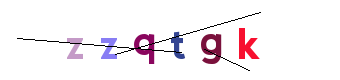
#> input picture zzqtgk-0.png, 340 x 80 px; its folder holds only this picture in this run
$ python -i gabor.py   (imports and definitions only)   (older library calls are emulated)
#> lines starting #> are read from the running program, lines starting #| are printed output that depends on the picture
#> further down, picture is the input picture: shape (80, 340, 3); mean B, G, R 243.4, 239.6, 245.7
import cv2
import numpy as np
import os
import random


def apply_gabor_filter(image, ksize=20, sigma=3.0, theta=0, lambd=1.0, gamma=0.9, psi=0):
    kernel = cv2.getGaborKernel((ksize, ksize), sigma, theta, lambd, gamma, psi, ktype=cv2.CV_32F)
    filtered = cv2.filter2D(image, cv2.CV_8UC3, kernel)
    return filtered


def segment_characters(image):
    # If image is colored, convert to grayscale
    if len(image.shape) == 3:
        gray = cv2.cvtColor(image, cv2.COLOR_BGR2GRAY)
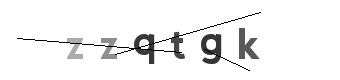
#> gray: shape (80, 340); min 0, max 255, mean 241.9
    else:
        gray = image.copy()

    # Optionally enhance edges with Gabor filter
    filtered = apply_gabor_filter(gray)
#> in apply_gabor_filter, `filtered = cv2.filter2D(image, cv2.CV_8UC3, kernel)`: filtered: shape (80, 340); every value is 255

    # Threshold the image (assuming white text on black background)
    _, binary = cv2.threshold(filtered, 50, 255, cv2.THRESH_BINARY)
    kernel = np.ones((3, 3), np.uint8)
    opening = cv2.morphologyEx(binary, cv2.MORPH_OPEN, kernel, iterations=1)
    dist_transform = cv2.distanceTransform(opening, cv2.DIST_L2, 5)
#> dist_transform: shape (80, 340) float32; every value is 3.4e+38
    ret, sure_fg = cv2.threshold(dist_transform, 0.5 * dist_transform.max(), 255, 0)
#> sure_fg: shape (80, 340) float32; every value is 255
#> ret = 1.7e+38
    sure_fg = np.uint8(sure_fg)

    # Dilate to get sure background
    sure_bg = cv2.dilate(opening, kernel, iterations=3)
    unknown = cv2.subtract(sure_bg, sure_fg)
#> unknown: shape (80, 340); every value is 0

    # Marker labeling for watershed (adding one to ensure background isn’t 0)
    ret, markers = cv2.connectedComponents(sure_fg)
#> markers: shape (80, 340) int32; every value is 1
#> ret = 2
    markers = markers + 1
#> markers: shape (80, 340) int32; every value is 2
    markers[unknown == 255] = 0

    # Watershed requires a 3-channel image; convert if needed
    markers = cv2.watershed(cv2.cvtColor(opening, cv2.COLOR_GRAY2BGR), markers)
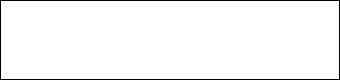
#> markers: shape (80, 340) int32; values -1 (black) and 2 (white), 96.9% white; black in thin lines or dots

    # Collect segmented character regions (ignoring boundaries marked by -1)
    character_images = []
    for marker in range(2, ret + 2):  # markers start at 2 (1 is background)
        mask = np.zeros(gray.shape, dtype="uint8")
        mask[markers == marker] = 255

        # Find contours in the segmented mask
        contours, _ = cv2.findContours(mask, cv2.RETR_EXTERNAL, cv2.CHAIN_APPROX_SIMPLE)
        if contours:
            # Choose the largest contour in the region
            c = max(contours, key=cv2.contourArea)
            x, y, w, h = cv2.boundingRect(c)
            if w * h > 100:
                char_img = binary[y:y + h, x:x + w]
                character_images.append(char_img)
#> after the loop, character_images = 1 item
    return character_images


def process_images(input_folder, output_folder, sample_size=20):
    if not os.path.exists(output_folder):
        os.makedirs(output_folder)

    # List image files (you can adjust supported extensions as needed)
    images_list = [f for f in os.listdir(input_folder) if f.lower().endswith(('.png', '.jpg', '.jpeg'))]
    if len(images_list) == 0:
        print("No image files found in the input folder.")
        return

    sample_size = min(sample_size, len(images_list))
    sample_images = random.sample(images_list, sample_size)

    for img_file in sample_images:
        img_path = os.path.join(input_folder, img_file)
        image = cv2.imread(img_path, cv2.IMREAD_COLOR)


        char_images = segment_characters(image)
        if not char_images:
            continue

        for idx, char_img in enumerate(char_images):
            out_filename = os.path.splitext(img_file)[0] + f'_char_{idx}.png'
            out_path = os.path.join(output_folder, out_filename)
            cv2.imwrite(out_path, char_img)
            print(f"Saved segmented character: {out_path}")


# [4 lines not run here, left out]

>>> import cv2
>>> picture = cv2.imread('zzqtgk-0.png')
>>> result = segment_characters(picture)
#> result = 1 item

$ run again, on zzs5bg-0.png
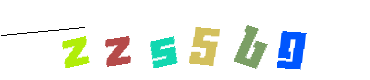
#> input picture zzs5bg-0.png, 370 x 80 px
#> picture is the input picture: shape (80, 370, 3); mean B, G, R 237.7, 241.8, 236
#> in segment_characters, `gray = cv2.cvtColor(image, cv2.COLOR_BGR2GRAY)`:
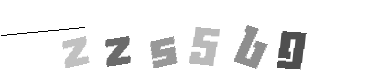
#> gray: shape (80, 370); min 0, max 255, mean 239.6
#> filtered: shape (80, 370); every value is 255
#> dist_transform: shape (80, 370) float32; every value is 3.4e+38
#> sure_fg: shape (80, 370) float32; every value is 255
#> in segment_characters, `ret, sure_fg = cv2.threshold(dist_transform, 0.5 * dist_transform.max(..`: ret = 1.7e+38
#> unknown: shape (80, 370); every value is 0
#> in segment_characters, `ret, markers = cv2.connectedComponents(sure_fg)`: ret = 2
#> after the loop in segment_characters, `for marker in range(2, ret + 2):`: character_images = 1 item

$ run again, on zzsnsjl-0.png
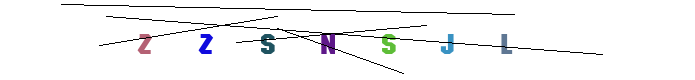
#> input picture zzsnsjl-0.png, 695 x 80 px
#> picture is the input picture: shape (80, 695, 3); mean B, G, R 245.9, 245, 244.7
#> in segment_characters, `gray = cv2.cvtColor(image, cv2.COLOR_BGR2GRAY)`:
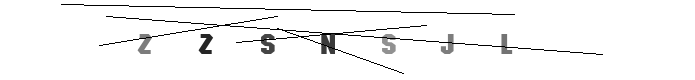
#> gray: shape (80, 695); min 0, max 255, mean 245
#> filtered: shape (80, 695); every value is 255
#> dist_transform: shape (80, 695) float32; every value is 3.4e+38
#> sure_fg: shape (80, 695) float32; every value is 255
#> in segment_characters, `ret, sure_fg = cv2.threshold(dist_transform, 0.5 * dist_transform.max(..`: ret = 1.7e+38
#> unknown: shape (80, 695); every value is 0
#> in segment_characters, `ret, markers = cv2.connectedComponents(sure_fg)`: ret = 2
#> in segment_characters, `markers = cv2.watershed(cv2.cvtColor(opening, cv2.COLOR_GRAY2BGR), mar..`:
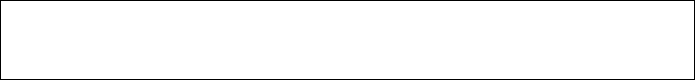
#> markers: shape (80, 695) int32; values -1 (black) and 2 (white), 97.2% white; black in thin lines or dots
#> after the loop in segment_characters, `for marker in range(2, ret + 2):`: character_images = 1 item

$ run again, on zzt26-0.png
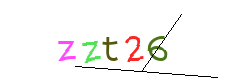
#> input picture zzt26-0.png, 225 x 80 px
#> picture is the input picture: shape (80, 225, 3); mean B, G, R 245.1, 246.2, 247.8
#> in segment_characters, `gray = cv2.cvtColor(image, cv2.COLOR_BGR2GRAY)`:
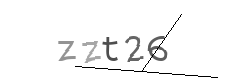
#> gray: shape (80, 225); min 0, max 255, mean 246.6
#> filtered: shape (80, 225); every value is 255
#> dist_transform: shape (80, 225) float32; every value is 3.4e+38
#> sure_fg: shape (80, 225) float32; every value is 255
#> in segment_characters, `ret, sure_fg = cv2.threshold(dist_transform, 0.5 * dist_transform.max(..`: ret = 1.7e+38
#> unknown: shape (80, 225); every value is 0
#> in segment_characters, `ret, markers = cv2.connectedComponents(sure_fg)`: ret = 2
#> in segment_characters, `markers = cv2.watershed(cv2.cvtColor(opening, cv2.COLOR_GRAY2BGR), mar..`:
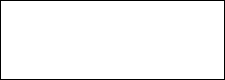
#> markers: shape (80, 225) int32; values -1 (black) and 2 (white), 96.6% white; black in thin lines or dots
#> after the loop in segment_characters, `for marker in range(2, ret + 2):`: character_images = 1 item
